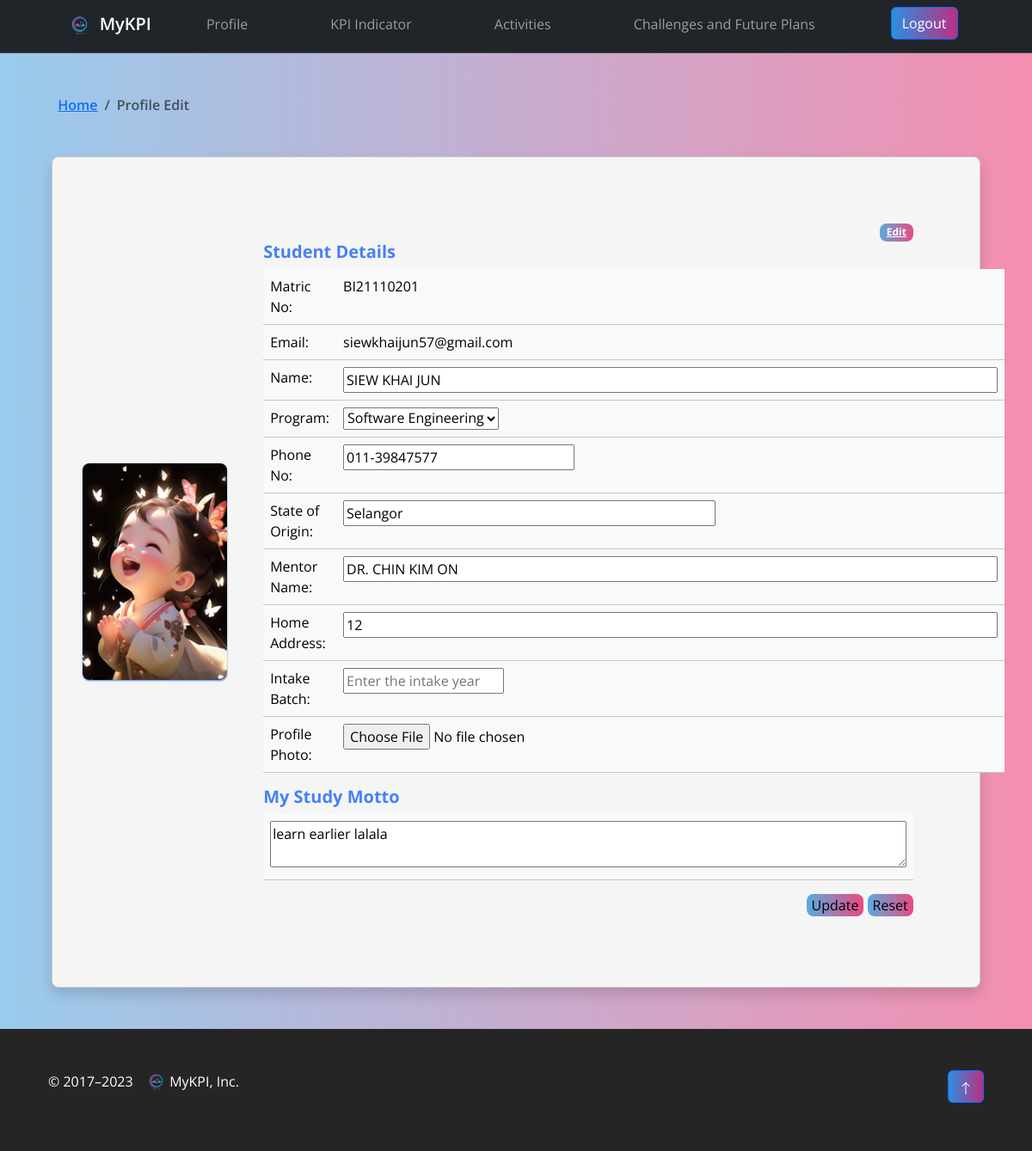
Page /profile_edit.php (signed in) on the committed database.
### tables this page shows
CREATE TABLE `profile` (
  `id` int(11) NOT NULL,
  `userID` int(11) DEFAULT NULL,
  `username` varchar(255) DEFAULT NULL,
  `program` varchar(50) DEFAULT NULL,
  `mentor` varchar(255) DEFAULT NULL,
  `motto` text DEFAULT NULL,
  `profile_photo` varchar(255) DEFAULT 'cute.jpg',
  `phone_number` varchar(20) DEFAULT NULL,
  `state_of_origin` varchar(50) DEFAULT NULL,
  `home_address` varchar(255) DEFAULT NULL,
  `intake_batch` varchar(50) DEFAULT NULL
);

CREATE TABLE `user` (
  `userID` int(11) NOT NULL,
  `matricNo` varchar(20) NOT NULL,
  `userEmail` varchar(100) NOT NULL,
  `userPassword` varchar(255) NOT NULL,
  `registrationDate` date NOT NULL DEFAULT curdate()
);

### profile_edit.php (the view, shortened to what this page needs)
<?php
include("config.php");
if (isset($_SESSION["UID"])) {
    $userId = $_SESSION["UID"];
    $stmt = $conn->prepare("SELECT u.matricNo, u.userEmail, p.username, p.program, p.mentor, p.motto, p.profile_photo, p.phone_number, p.state_of_origin, p.home_address, p.intake_batch
                            FROM user u
                            JOIN profile p ON u.userID = p.userID
                            WHERE u.userID = ?
                            LIMIT 1");
    $stmt->bind_param("i", $userId);
    $stmt->execute();
    $result = $stmt->get_result();
    if ($result) {
        if (mysqli_num_rows($result) > 0) {
            $row = mysqli_fetch_assoc($result);
            $matricNo = $row["matricNo"];
            $userEmail = $row["userEmail"];
            $username = $row["username"];
            $program = $row["program"];
            $mentor = $row["mentor"];
            $motto = $row["motto"];
            $profile_photo = $row["profile_photo"];
            $phone_number = $row["phone_number"];
            $state_of_origin = $row["state_of_origin"];
            $home_address = $row["home_address"];
        } else {
            $error = "User data not found";
        }
    } else {
        $error = "Error in SQL query: " . mysqli_error($conn);
    }
    $content = '
        <div class="card mx-auto mx-md-5 text-center text-md-start rounded-3 details-card shadow">
            <div class="row g-0">
                <div class="col-md-5 col-lg-2 d-flex align-items-center justify-content-center text-center">
                    <img id="profileImage" src="profile_photos/' . ($profile_photo !== 'cute.jpg' ? $profile_photo : 'cute.jpg') . '" class="img-fluid rounded-3 image-card-shadow" alt="Profile Photo">
                </div>
                <div class="col-md-6 col-lg-10">
                    <div class="card-body details-card-body">
                        <div class="d-flex justify-content-end">
                            <span class="badge rounded-3 btn-primary"><a href="profile_edit.php" class="text-white">Edit</a></span>
                        </div>
                        <form id="profile" action="profile_editting.php" method="post" enctype="multipart/form-data">
                            <h5 class="card-title display-7 fw-bold">Student Details</h5>
                            <input type="hidden" name="current_profile_photo" value="' . $profile_photo . '">
                            <table class="table table-light table-hover">
                                <tbody>
                                    <tr>
                                        <td>Matric No:</td>
                                        <td class="w-75">' . $matricNo . '</td>
                                    </tr>
                                    <tr>
                                        <td>Email:</td>
                                        <td class="w-75">' . $userEmail . '</td>
                                    </tr>
                                    <tr>
                                        <td>Name:</td>
                                        <td class="w-75"><input type="text" id="username" name="username" size="90" value="' . $username . '"></td>
                                    </tr>
                                    <tr>
                                        <td>Program:</td>
                                        <td class="w-75">
                                            <select size="1" id="program" name="program">
                                                <option value="" ' . (($program == '') ? ' selected' : '') . ' disabled>Select Program</option>
                                                <option ' . (($program == 'Software Engineering') ? 'selected' : '') . '>Software Engineering</option>
                                                <option ' . (($program == 'Network Engineering') ? 'selected' : '') . '>Network Engineering</option>
                                                <option ' . (($program == 'Data Science') ? 'selected' : '') . '>Data Science</option>
                                            </select>
                                        </td>
                                    </tr>
                                    <tr>
                                        <td>Phone No:</td>
                                        <td class="w-75"><input type="text" id="phone_number" name="phone_number" size="30" value="' . $phone_number . '"></td>
                                    </tr>
                                    <tr>
                                        <td>State of Origin:</td>
                                        <td class="w-75"><input type="text" id="state_of_origin" name="state_of_origin" size="50" value="' . $state_of_origin . '"></td>
                                    </tr>
                                    <tr>
                                        <td>Mentor Name:</td>
                                        <td class="w-75"><input type="text" id="mentor" name="mentor" size="90" value="'. $mentor .'"></td>
                                    </tr>
                                    <tr>
                                        <td>Home Address:</td>
                                        <td class="w-75"><input type="text" id="home_address" name="home_address" size="90" value="'. $home_address .'"></td>
                                    </tr>
                                    <tr>
                                        <td>Intake Batch:</td>
                                        <td class="w-75"><input type="number" id="intake_batch" name="intake_batch" size="90" value="<?php echo $intake_batch; ?>" placeholder="Enter the intake year"></td>
                                    </tr>
                                    <tr>
                                        <td>Profile Photo:</td>
                                        <td class="w-75">
                                            <input type="file" name="new_profile_photo">
                                        </td>
                                    </tr>
                                </table>
                                <h5 class="card-title display-7 fw-bold">My Study Motto</h5>
                                <table class="table table-light table-hover">
                                    <tbody>
                                        <tr>
                                            <td><textarea rows="2" id="motto" name="motto" style="width:100%">' . $motto . '</textarea></td>
                                        </tr>
                                    </tbody>
                                </table>
                                <div style="text-align: right; padding-bottom:5px;">
                                    <input class="btn-primary rounded-3" type="submit" value="Update"> <input class="btn-primary rounded-3" type="reset"  value="Reset" onclick="resetForm()">
                                </div>
                            </form>
                        </div>
                    </div>
                </div>
            </div>
        </div>
    ';
    include 'template.php';
} else {
    $error = "User not logged in";
    header("Location: login.php");
    exit();
}
?>

### css/style.css (style rules this page uses)
body, footer { font-family: 'Open Sans', sans-serif !important; }
.details-card { color: #4681f4 !important; background-color: whitesmoke !important; padding: 8% 3% 3% 3%; }
.image-card-shadow { box-shadow: 0 1px 2px; transition: box-shadow 0.3s ease-in-out; }
.details-card-body { padding: 5% !important; }
.btn-primary { border: none; border-radius: none; background: linear-gradient(90deg, rgba(52, 152, 219, 0.8), rgba(233, 30, 99, 0.8)); }
@media (min-width: 768px) { .card { padding-top: 3%; } }

### rows in the picture
profile: profile_photo (picture), userID.matricNo "BI21110201", userID.userEmail "siewkhaijun57@gmail.com", username "SIEW KHAI JUN", program "Software Engineering", phone_number "011-39847577", state_of_origin "Selangor", mentor "DR. CHIN KIM ON", home_address "12", motto "learn earlier lalala"

### other values in the picture
$pageTitle "Profile Edit"
